Frame 1 (no input): blank canvas, image omitted
Frame 60 (no input): blank canvas, image omitted
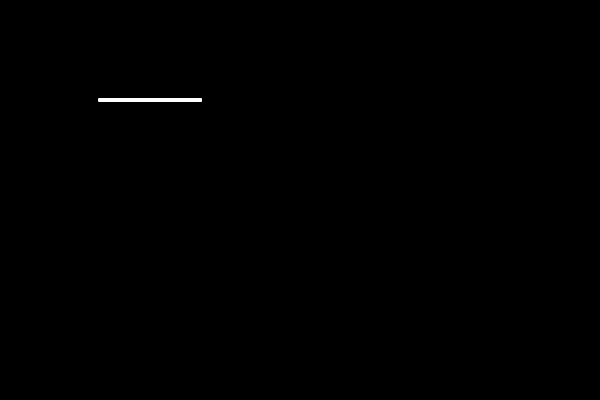
Frame 120 (the mouse pressed at the canvas centre since frame 60)

The p5.js sketch whose frames 1 and 60 were blank and that drew this single picture after the mouse press (run headless with seeded random() and noise() and a simulated clock; from frame 60 on, the mouse is pressed at the canvas centre):

// p5.js sketch
// ── sketch.js
// Video: https://www.youtube.com/watch?v=N633bLi_YCw&index=20&list=PLRqwX-V7Uu6ZmA-d3D0iFIvgrB5_7kB8H
function setup() {
  createCanvas(600, 400);

  // 默认为 RADIANS
  angleMode(DEGREES);
}

function draw() {
  background(0);

  let x = 100;
  let y = 100;

  stroke(255);
  strokeWeight(4);
  point(x, y);

  // 角度
  // let angle = 45;
  let angle = map(mouseX, 0, width, -90, 90);

  // r，斜边长度
  let r = 100;
  // let r = mouseX;

  // 邻边 = 斜边 * cos(angle)
  let dx = r * cos(angle);
  line(x, y, x + dx, y);

  // 对边 = 斜边 * sin(angle)
  let dy = r * sin(angle);
  line(x + dx, y, x + dx, y + dy);

  point(x + dx, y + dy);

  line(x, y, x + dx, y + dy);
}
